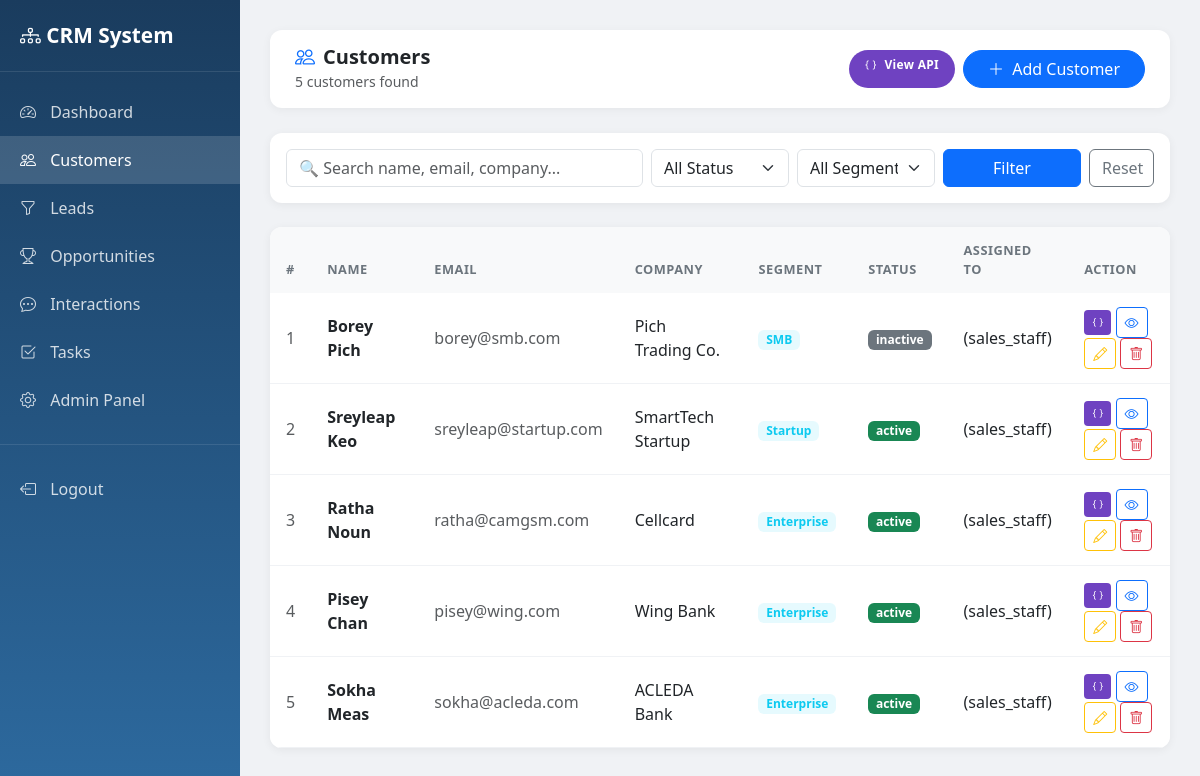
Screenshot of /customers/ (signed in) with the database file from the repository.
### customers/models.py (models this page shows, shortened)
class Customer(models.Model):
    SEGMENT_CHOICES = [
        ('enterprise', 'Enterprise'),
        ('smb', 'SMB'),
        ('startup', 'Startup'),
        ('individual', 'Individual'),
    ]
    STATUS_CHOICES = [
        ('active', 'Active'),
        ('inactive', 'Inactive'),
        ('blocked', 'Blocked'),
    ]
    full_name = models.CharField(max_length=200)
    email = models.EmailField(unique=True, blank=True, null=True)
    phone = models.CharField(max_length=20, blank=True)
    company = models.CharField(max_length=200, blank=True)
    job_title = models.CharField(max_length=100, blank=True)
    segment = models.CharField(max_length=20, choices=SEGMENT_CHOICES, blank=True)
    industry = models.CharField(max_length=100, blank=True)
    city = models.CharField(max_length=100, blank=True)
    country = models.CharField(max_length=100, blank=True)
    status = models.CharField(max_length=20, choices=STATUS_CHOICES, default='active')
    tags = models.ManyToManyField(CustomerTag, blank=True)
    assigned_to = models.ForeignKey(User, on_delete=models.SET_NULL, null=True, blank=True, related_name='assigned_customers')
    created_by = models.ForeignKey(User, on_delete=models.SET_NULL, null=True, related_name='created_customers')
    created_at = models.DateTimeField(auto_now_add=True)
    updated_at = models.DateTimeField(auto_now=True)

### accounts/models.py (models this page shows)
class User(AbstractUser):
    ROLE_CHOICES = [
        ('admin', 'Admin'),
        ('sales_staff', 'Sales Staff'),
        ('customer_service', 'Customer Service'),
    ]
    phone = models.CharField(max_length=20, blank=True)
    role = models.CharField(max_length=20, choices=ROLE_CHOICES, default='sales_staff')
    profile_image = models.ImageField(upload_to='profiles/', blank=True, null=True)
    def __str__(self):
        return f"{self.get_full_name()} ({self.role})"

### customers/views.py (the view)
# urls.py: path('', views.customer_list, name='customer_list'),
@login_required
def customer_list(request):
    query = request.GET.get('q', '')
    status = request.GET.get('status', '')
    segment = request.GET.get('segment', '')
    customers = Customer.objects.all().order_by('-created_at')
    if query:
        customers = customers.filter(
            Q(full_name__icontains=query) |
            Q(email__icontains=query) |
            Q(company__icontains=query)
        )
    if status:
        customers = customers.filter(status=status)
    if segment:
        customers = customers.filter(segment=segment)
    context = {
        'customers': customers,
        'query': query,
        'status': status,
        'segment': segment,
        'total': customers.count(),
    }
    return render(request, 'customers/customer_list.html', context)

### templates/customers/customer_list.html (shortened to what this page needs)
<!DOCTYPE html>
<html lang="en">
<head>
    <link href="https://cdn.jsdelivr.net/npm/bootstrap@5.3.0/dist/css/bootstrap.min.css" rel="stylesheet">
    <link href="https://cdn.jsdelivr.net/npm/bootstrap-icons@1.10.0/font/bootstrap-icons.css" rel="stylesheet">
</head>
<body>
<div class="sidebar">
    <div class="brand"><i class="bi bi-diagram-3"></i> CRM System</div>
    <div class="mt-3">
        <a href="/dashboard/"><i class="bi bi-speedometer2"></i> Dashboard</a>
        <a href="/customers/" class="active"><i class="bi bi-people"></i> Customers</a>
        <a href="/leads/"><i class="bi bi-funnel"></i> Leads</a>
        <a href="/opportunities/"><i class="bi bi-trophy"></i> Opportunities</a>
        <a href="/interactions/"><i class="bi bi-chat-dots"></i> Interactions</a>
        <a href="/tasks/"><i class="bi bi-check2-square"></i> Tasks</a>
        <a href="/admin/"><i class="bi bi-gear"></i> Admin Panel</a>
        <div style="border-top: 1px solid rgba(255,255,255,0.1); margin: 20px 0;"></div>
        <a href="/accounts/logout/"><i class="bi bi-box-arrow-left"></i> Logout</a>
    </div>
</div>
<div class="main-content">
    <div class="topbar">
        <div>
            <h5 class="mb-0 fw-bold"><i class="bi bi-people text-primary me-2"></i>Customers</h5>
            <small class="text-muted">{{ total }} customer{{ total|pluralize }} found</small>
        </div>
        <div class="d-flex gap-2">
            <a href="/api/customers/" target="_blank" class="btn btn-api rounded-pill px-3">
                <i class="bi bi-braces me-1"></i> View API
            </a>
            <a href="/customers/add/" class="btn btn-primary rounded-pill px-4">
                <i class="bi bi-plus-lg me-1"></i> Add Customer
            </a>
        </div>
    </div>
    <div class="table-card mb-4 p-3">
        <form method="get" class="row g-2 align-items-end">
            <div class="col-md-5">
                <input type="text" name="q" value="{{ query }}" class="form-control" placeholder="🔍 Search name, email, company...">
            </div>
            <div class="col-md-2">
                <select name="status" class="form-select">
                    <option value="">All Status</option>
                </select>
            </div>
            <div class="col-md-2">
                <select name="segment" class="form-select">
                    <option value="">All Segments</option>
                </select>
            </div>
            <div class="col-md-2">
                <button type="submit" class="btn btn-primary w-100">Filter</button>
            </div>
            <div class="col-md-1">
                <a href="/customers/" class="btn btn-outline-secondary w-100">Reset</a>
            </div>
        </form>
    </div>
    <div class="table-card">
        <table class="table mb-0">
            <thead>
                <tr>
                    <th>#</th>
                    <th>Name</th>
                    <th>Email</th>
                    <th>Company</th>
                    <th>Segment</th>
                    <th>Status</th>
                    <th>Assigned To</th>
                    <th>Action</th>
                </tr>
            </thead>
            <tbody>
                {% for customer in customers %}
                <tr>
                    <td class="text-muted">{{ forloop.counter }}</td>
                    <td class="fw-semibold">{{ customer.full_name }}</td>
                    <td class="text-muted">{{ customer.email|default:"-" }}</td>
                    <td>{{ customer.company|default:"-" }}</td>
                    <td>
                        {% if customer.segment %}
                        <span class="badge bg-info bg-opacity-10 text-info">{{ customer.get_segment_display }}</span>
                        {% else %}-{% endif %}
                    </td>
                    <td>
                        <span class="badge {% if customer.status == 'active' %}bg-success{% elif customer.status == 'inactive' %}bg-secondary{% else %}bg-danger{% endif %}">
                            {{ customer.status }}
                        </span>
                    </td>
                    <td>{{ customer.assigned_to|default:"-" }}</td>
                    <td>
                        <a href="/api/customers/{{ customer.pk }}/" target="_blank" class="btn btn-sm btn-json" title="View JSON">
                            <i class="bi bi-braces"></i>
                        </a>
                        <a href="/customers/{{ customer.pk }}/" class="btn btn-sm btn-outline-primary">
                            <i class="bi bi-eye"></i>
                        </a>
                        <a href="/customers/{{ customer.pk }}/edit/" class="btn btn-sm btn-outline-warning">
                            <i class="bi bi-pencil"></i>
                        </a>
                        <a href="/customers/{{ customer.pk }}/delete/" class="btn btn-sm btn-outline-danger">
                            <i class="bi bi-trash"></i>
                        </a>
                    </td>
                </tr>
                {% endfor %}
            </tbody>
        </table>
    </div>
</div>
</body>
</html>

### templates/customers/customer_list.html (style rules this page uses)
body { background-color: #f0f2f5; }
.sidebar { min-height: 100vh; background: linear-gradient(180deg, #1a3c5e 0%, #2d6a9f 100%); width: 240px; position: fixed; padding-top: 20px; }
.sidebar .brand { color: white; font-size: 1.3rem; font-weight: 700; padding: 0 20px 20px; border-bottom: 1px solid rgba(255,255,255,0.1); }
.sidebar a { color: rgba(255,255,255,0.8); text-decoration: none; display: block; padding: 12px 20px; transition: all 0.2s; }
.sidebar a:hover, .sidebar a.active { background: rgba(255,255,255,0.15); color: white; }
.sidebar a i { margin-right: 10px; }
.main-content { margin-left: 240px; padding: 30px; }
.topbar { background: white; border-radius: 12px; padding: 15px 25px; margin-bottom: 25px; box-shadow: 0 2px 10px rgba(0,0,0,0.05); display: flex; justify-content: space-between; align-items: center; }
.table-card { background: white; border-radius: 12px; box-shadow: 0 2px 10px rgba(0,0,0,0.06); overflow: hidden; }
.table thead th { background: #f8f9fa; font-size: 0.8rem; text-transform: uppercase; letter-spacing: 0.5px; color: #6c757d; border: none; padding: 14px 16px; }
.table tbody td { padding: 14px 16px; vertical-align: middle; border-color: #f0f2f5; }
.btn-api { background: #6f42c1; color: white; border: none; font-size: 0.75rem; font-weight: 600; letter-spacing: 0.3px; }
.btn-json { background: #6f42c1; color: white; border: none; font-size: 0.7rem; }

### rows the page displays
Customer: full_name "Borey Pich", email "borey@smb.com", company "Pich Trading Co.", segment "SMB", status "inactive", assigned_to "(sales_staff)"
Customer: full_name "Sreyleap Keo", email "sreyleap@startup.com", company "SmartTech Startup", segment "Startup", status "active", assigned_to "(sales_staff)"
Customer: full_name "Ratha Noun", email "ratha@camgsm.com", company "Cellcard", segment "Enterprise", status "active", assigned_to "(sales_staff)"
Customer: full_name "Pisey Chan", email "pisey@wing.com", company "Wing Bank", segment "Enterprise", status "active", assigned_to "(sales_staff)"
Customer: full_name "Sokha Meas", email "sokha@acleda.com", company "ACLEDA Bank", segment "Enterprise", status "active", assigned_to "(sales_staff)"

### other values shown
{{ total }} "5"
